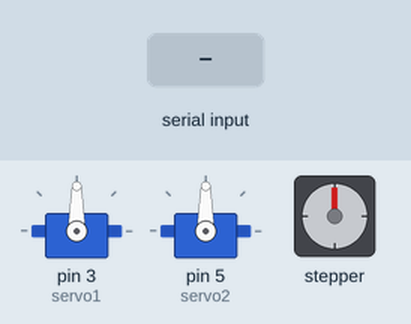
This sketch was run on a simulated Arduino Uno, built with avr-gcc and run on an emulated ATmega328P. On the bench: 2 × servo, stepper motor. The inputs (shaded band) are chosen by the test bench. Stepper angles assume 2048 steps per turn; what the sketch prints to the serial monitor is not drawn.

Above: at 1.2 s.
1.3 s: "A\n" received over Serial
At 3.45 s:
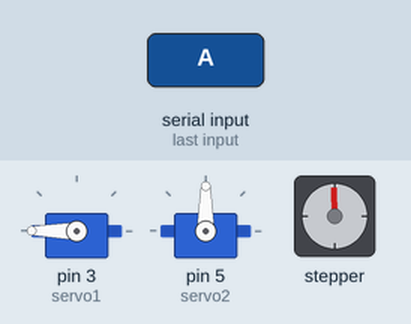
At 4.05 s:
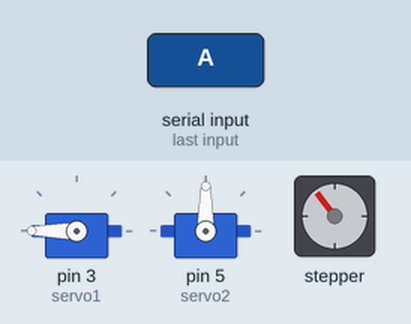
Timing chart, 0 to 45.7 s (numbered marks = the images above; inputs shaded):
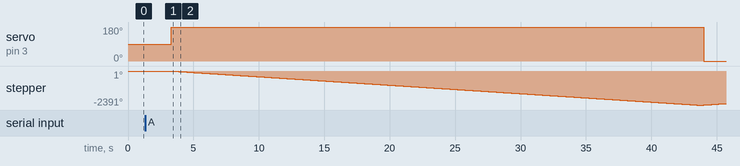

The sketch:

KatapultArduinocode.ino
```cpp
#include <Servo.h>
#include <Stepper.h>

#define STEPS_PER_REV 2048
#define MOTOR_SPEED 10

Servo servo1;
Servo servo2;


Stepper stepper(STEPS_PER_REV, 8, 10, 9, 11);


void setup() {
    Serial.begin(9600);


    servo1.attach(3);
    servo2.attach(5);


    // Set stepper motor speed
    stepper.setSpeed(MOTOR_SPEED);
    stepper.step(1); //voor 1 of ander reden als ik dit toevoeg in de code kan hij wel naar links of rechts.

    Serial.println("Ready!");
}

void loop() {
    if (Serial.available()) {
        String input = Serial.readStringUntil('\n');
        input.trim();

        if (input.length() > 0) {

            if (input == "A") {
                delay(2000);
                servo1.write(180);
                servo2.write(90);
                stepper.step(-13600);
                delay(500);
                servo1.write(0);
                stepper.step(13600);
            }
            else if (input == "B") {

                servo1.write(180);
            }

            else if (input.startsWith("M")) {

                String angleStr = input.substring(1);
                int angle = angleStr.toInt();


                if (angle >= 0 && angle <= 180) {
                    servo2.write(angle);
                    Serial.print("Servo 2 moved to: ");
                    Serial.println(angle);
                } else {
                    Serial.println("Invalid angle. Please enter a value between 45 and 145.");
                }
            }

        }
    }
}
```

Measured:
- after the input at 1.3 s, servo on pin 3 (servo1): 90° → 180° after 2.0 s, → 0° 40.7 s later; stepper: turns 2391° counter-clockwise in 40.2 s, then 102° clockwise in 1.7 s
